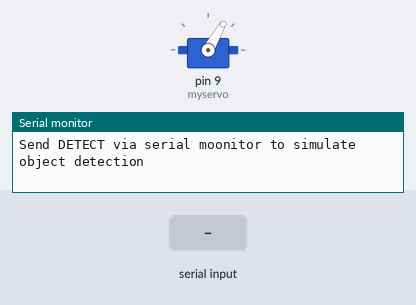
Bench run of a sketch on a simulated Arduino Uno, built with avr-gcc and run on an emulated ATmega328P. Shown: servo, the last lines printed to the serial monitor. The test bench sets the inputs (shaded band).

Above: at 1.2 s.
1.3 s: "1" received over Serial
2.8 s: "0" received over Serial
At 10.4 s:
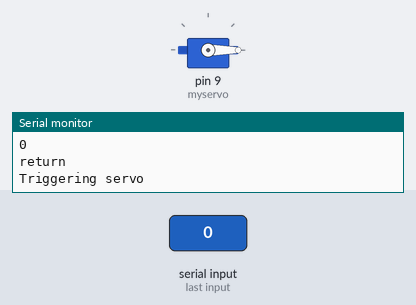
Timing chart, 0 to 11.8 s (numbered marks = the images above; inputs shaded):
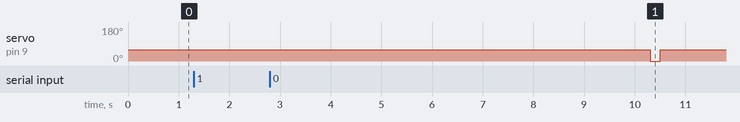

The sketch:

conveyor_belt_arduino.ino
```cpp
#include <Servo.h>
Servo myservo;
#define List_Size 50  // Array size
unsigned long objectQueue[List_Size]; //For storing object detected
int queueEnd=0; //
int queueStart=0;
unsigned long delayTime=9000;
int statusservo = 0; //servo status


void setup() {
  // put your setup code here, to run once:
  Serial.begin(9600);
  myservo.attach(9);
  myservo.write(60); //initial close
  Serial.println("Send DETECT via serial moonitor to simulate object detection");
}

void loop() {
  // put your main code here, to run repeatedly:
  if (Serial.available()){
    char signal = Serial.read(); // Read the incoming signal
Serial.println (signal);  //print signal received
    if (signal == '1'  && statusservo==0) {
      statusservo=1;  //prevent receiving 1 multiple times
      add_to_list(millis()); //add time it received the signal
      Serial.println("open");
    }
        else if ( signal=='0'  && statusservo==1) {
       Serial.println ("return");
      statusservo=0; //if zero received reset servo status
      }
        }
processQueue();  //function to process the list
}

void add_to_list(unsigned long detectionTime){
  int next_List_End=(queueEnd + 1)% List_Size; // take the modulo and create list end for the next
  if (next_List_End!=queueStart){
    objectQueue[queueEnd]=detectionTime;  //add detection time to array
    queueEnd=next_List_End;
    }
    else{
      Serial.println("List full, skipping object");  //if next list end and queue start is not equal
      }
    }
 void processQueue(){
  unsigned long currentTime=millis();
  while(queueStart!=queueEnd && currentTime-objectQueue[queueStart]>= delayTime){
    triggerServo();
    queueStart=(queueStart + 1)% List_Size;

    }
  }
 void triggerServo(){
  Serial.println("Triggering servo");
  myservo.write(0);
  delay(200);
 myservo.write(60);
  }
```
